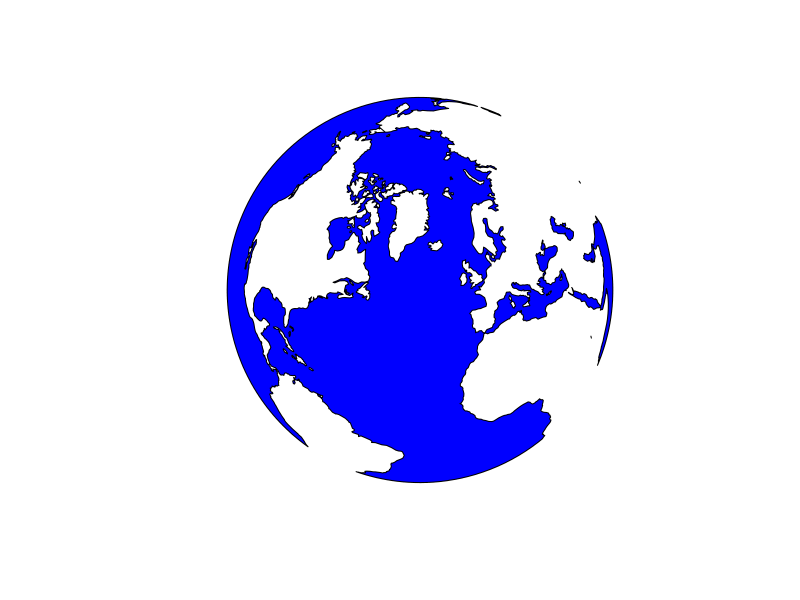
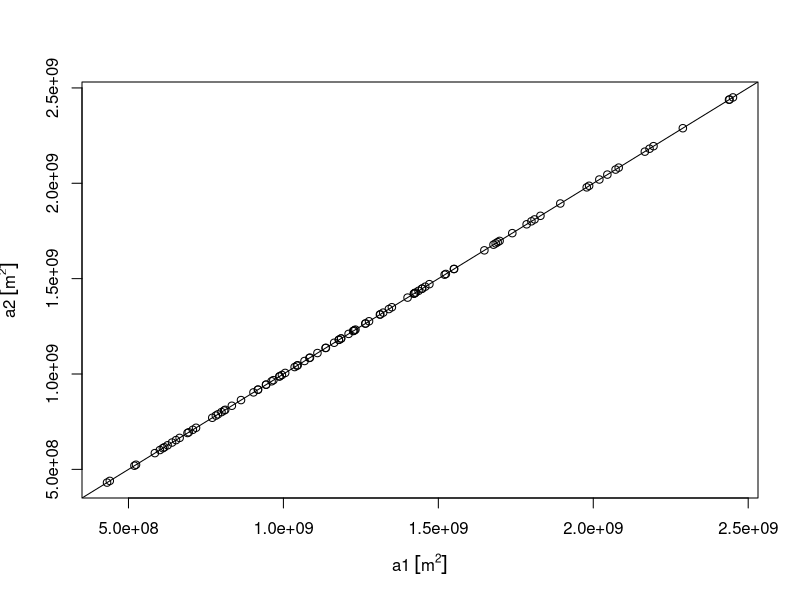
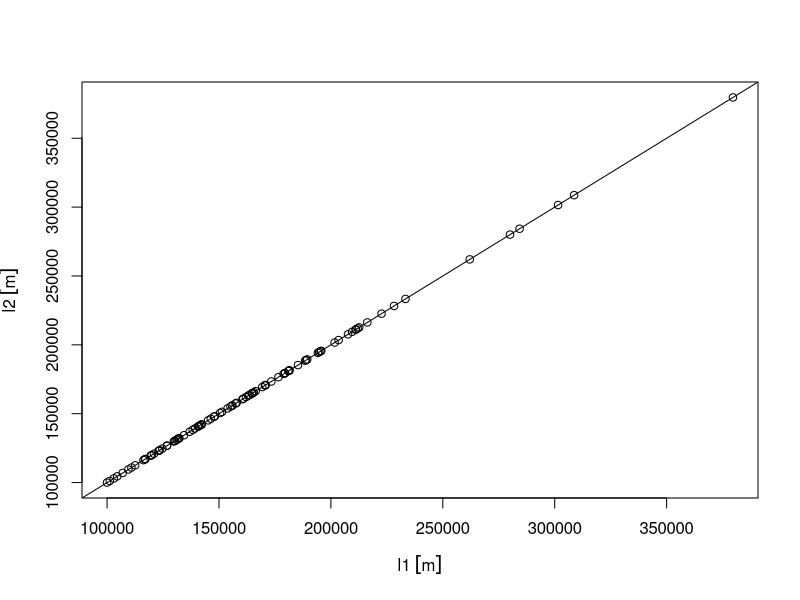
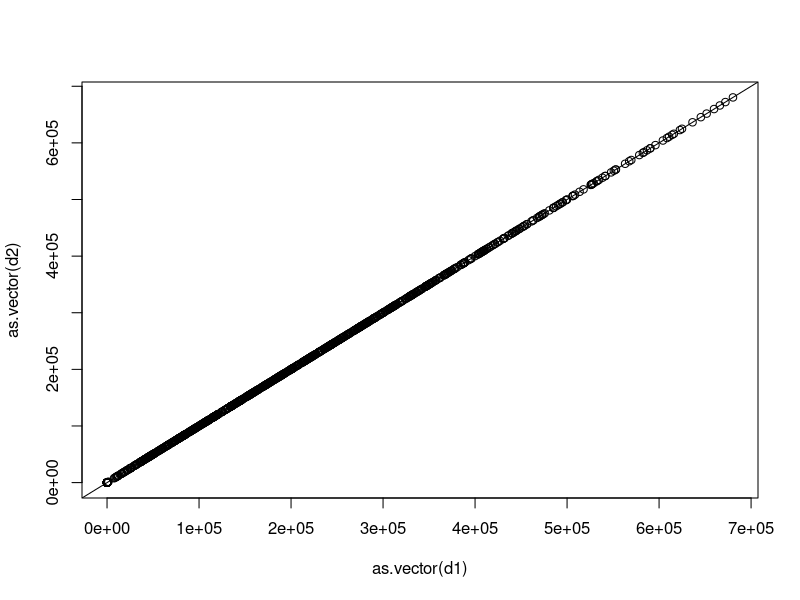

Source code (R) for these figures, in order:
## ----echo=FALSE, include=FALSE------------------------------------------------
knitr::opts_chunk$set(collapse = TRUE)
EVAL = !inherits(try(sf_use_s2(TRUE), silent=TRUE), "try-error")

## ----eval=EVAL----------------------------------------------------------------
library(sf)
nc = read_sf(system.file("gpkg/nc.gpkg", package="sf")) # wrong ring directions
library(s2)
s2_area(st_as_s2(nc, oriented = FALSE)[1:3]) # corrects ring direction, correct area:
s2_area(st_as_s2(nc, oriented = TRUE)[1:3]) # wrong direction: Earth's surface minus area
nc = read_sf(system.file("gpkg/nc.gpkg", package="sf"), check_ring_dir = TRUE)
s2_area(st_as_s2(nc, oriented = TRUE)[1:3]) # no second correction needed here:

## ----eval=EVAL----------------------------------------------------------------
as_s2_geography(TRUE)

## ----eval=EVAL----------------------------------------------------------------
co = s2_data_countries()
oc = s2_difference(as_s2_geography(TRUE), s2_union_agg(co)) # oceans
b = s2_buffer_cells(as_s2_geography("POINT(-30 52)"), 9800000) # visible half
i = s2_intersection(b, oc) # visible ocean
plot(st_transform(st_as_sfc(i), "+proj=ortho +lat_0=52 +lon_0=-30"), col = 'blue')

## ----eval=EVAL----------------------------------------------------------------
a = as_s2_geography("POINT(0 0)")
b = as_s2_geography("POLYGON((0 0,1 0,1 1,0 1,0 0))")
s2_intersects(a, b, s2_options(model = "open")) 
s2_intersects(a, b, s2_options(model = "closed"))
s2_intersects(a, b, s2_options(model = "semi-open")) # a toss
s2_intersects(a, b) # default: semi-open

## ----eval=EVAL----------------------------------------------------------------
fiji = s2_data_countries("Fiji")
aa = s2_data_countries("Antarctica")
s2_bounds_cap(fiji)
s2_bounds_rect(c(fiji,aa))

## ----eval=EVAL----------------------------------------------------------------
sf_use_s2()

## ----eval=EVAL----------------------------------------------------------------
sf_use_s2(FALSE)

## ----eval=EVAL----------------------------------------------------------------
sf_use_s2(TRUE)

## ----eval=EVAL----------------------------------------------------------------
library(sf)
library(units)
nc = read_sf(system.file("gpkg/nc.gpkg", package="sf"))
sf_use_s2(TRUE)
a1 = st_area(nc)
sf_use_s2(FALSE)
a2 = st_area(nc)
plot(a1, a2)
abline(0, 1)
summary((a1 - a2)/a1)

## ----eval=EVAL----------------------------------------------------------------
nc_ls = st_cast(nc, "MULTILINESTRING")
l1 = st_length(nc_ls)
l2 = st_length(nc_ls, use_lwgeom = TRUE)
plot(l1 , l2)
abline(0, 1)
summary((l1-l2)/l1)

## ----eval=EVAL----------------------------------------------------------------
d1 = st_distance(nc, nc[1:10,])
d2 = st_distance(nc, nc[1:10,], use_lwgeom = TRUE)
dim(d1)
dim(d2)
plot(as.vector(d1), as.vector(d2))
abline(0, 1)
summary(as.vector(d1)-as.vector(d2))
